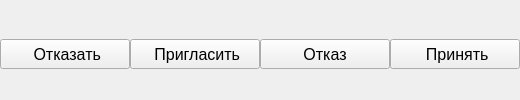
                  <widget class="QWidget" name="candidateBottom" native="true">
                   <layout class="QHBoxLayout" name="horizontalLayout_25">
                    <property name="spacing">
                     <number>0</number>
                    </property>
                    <property name="leftMargin">
                     <number>0</number>
                    </property>
                    <property name="topMargin">
                     <number>8</number>
                    </property>
                    <property name="rightMargin">
                     <number>0</number>
                    </property>
                    <property name="bottomMargin">
                     <number>0</number>
                    </property>
                    <item>
                     <widget class="QPushButton" name="rejectBtn">
                      <property name="minimumSize">
                       <size>
                        <width>130</width>
                        <height>30</height>
                       </size>
                      </property>
                      <property name="maximumSize">
                       <size>
                        <width>130</width>
                        <height>30</height>
                       </size>
                      </property>
                      <property name="font">
                       <font>
                        <pointsize>12</pointsize>
                       </font>
                      </property>
                      <property name="text">
                       <string> Отказать</string>
                      </property>
                      <property name="icon">
                       <iconset resource="../Qss/icons/_icons.qrc">
                        <normaloff>:/feather/icons/feather/thumbs-down.png</normaloff>:/feather/icons/feather/thumbs-down.png</iconset>
                      </property>
                      <property name="iconSize">
                       <size>
                        <width>24</width>
                        <height>24</height>
                       </size>
                      </property>
                     </widget>
                    </item>
                    <item>
                     <widget class="QPushButton" name="acceptBtn">
                      <property name="minimumSize">
                       <size>
                        <width>130</width>
                        <height>30</height>
                       </size>
                      </property>
                      <property name="maximumSize">
                       <size>
                        <width>130</width>
                        <height>30</height>
                       </size>
                      </property>
                      <property name="font">
                       <font>
                        <pointsize>12</pointsize>
                       </font>
                      </property>
                      <property name="text">
                       <string> Пригласить</string>
                      </property>
                      <property name="icon">
                       <iconset resource="../Qss/icons/_icons.qrc">
                        <normaloff>:/feather/icons/feather/thumbs-up.png</normaloff>:/feather/icons/feather/thumbs-up.png</iconset>
                      </property>
                      <property name="iconSize">
                       <size>
                        <width>24</width>
                        <height>24</height>
                       </size>
                      </property>
                     </widget>
                    </item>
                    <item>
                     <widget class="QPushButton" name="disagreeBtn">
                      <property name="minimumSize">
                       <size>
                        <width>130</width>
                        <height>30</height>
                       </size>
                      </property>
                      <property name="maximumSize">
                       <size>
                        <width>130</width>
                        <height>30</height>
                       </size>
                      </property>
                      <property name="font">
                       <font>
                        <pointsize>12</pointsize>
                       </font>
                      </property>
                      <property name="text">
                       <string>Отказ</string>
                      </property>
                      <property name="icon">
                       <iconset resource="../Qss/icons/_icons.qrc">
                        <normaloff>:/feather/icons/feather/user-minus.png</normaloff>:/feather/icons/feather/user-minus.png</iconset>
                      </property>
                      <property name="iconSize">
                       <size>
                        <width>24</width>
                        <height>24</height>
                       </size>
                      </property>
                     </widget>
                    </item>
                    <item>
                     <widget class="QPushButton" name="agreeBtn">
                      <property name="minimumSize">
                       <size>
                        <width>130</width>
                        <height>30</height>
                       </size>
                      </property>
                      <property name="maximumSize">
                       <size>
                        <width>130</width>
                        <height>30</height>
                       </size>
                      </property>
                      <property name="font">
                       <font>
                        <pointsize>12</pointsize>
                       </font>
                      </property>
                      <property name="text">
                       <string> Принять</string>
                      </property>
                      <property name="icon">
                       <iconset resource="../Qss/icons/_icons.qrc">
                        <normaloff>:/feather/icons/feather/user-check.png</normaloff>:/feather/icons/feather/user-check.png</iconset>
                      </property>
                      <property name="iconSize">
                       <size>
                        <width>24</width>
                        <height>24</height>
                       </size>
                      </property>
                     </widget>
                    </item>
                   </layout>
                  </widget>
